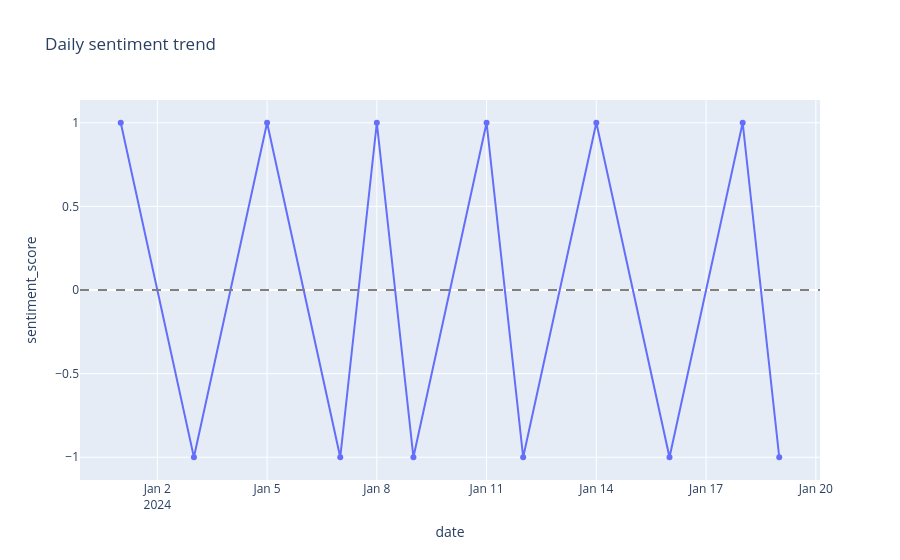

The notebook cell saved with this chart:
### Markdown cell above
## 7) Sentiment score distribution + timeline

### Code cell
score_map = {"positive": 1.0, "negative": -1.0}
df["sentiment_score"] = df["label"].map(score_map)

plt.figure(figsize=(7, 4))
sns.histplot(data=df, x="sentiment_score", bins=5, kde=True)
plt.title("Sentiment score distribution")
plt.tight_layout()
plt.show()

ts = df.sort_values("date").groupby("date", as_index=False)["sentiment_score"].mean()
fig = px.line(ts, x="date", y="sentiment_score", markers=True, title="Daily sentiment trend")
fig.add_hline(y=0, line_dash="dash", line_color="gray")
fig.show()
ts

### Figure 1 — Plotly figure (JSON) as saved in the notebook; plotly's stock layout.template omitted (floating-point values rounded to 4 significant figures)
{"data": [{"hovertemplate": "date=%{x}<br>sentiment_score=%{y}<extra></extra>", "legendgroup": "", "line": {"color": "#636efa", "dash": "solid"}, "marker": {"symbol": "circle"}, "mode": "lines+markers", "name": "", "orientation": "v", "showlegend": false, "type": "scatter", "x": ["2024-01-01T00:00:00", "2024-01-03T00:00:00", "2024-01-05T00:00:00", "2024-01-07T00:00:00", "2024-01-08T00:00:00", "2024-01-09T00:00:00", "2024-01-11T00:00:00", "2024-01-12T00:00:00", "2024-01-14T00:00:00", "2024-01-16T00:00:00", "2024-01-18T00:00:00", "2024-01-19T00:00:00"], "xaxis": "x", "y": [1.0, -1.0, 1.0, -1.0, 1.0, -1.0, 1.0, -1.0, 1.0, -1.0, 1.0, -1.0], "yaxis": "y"}], "layout": {"legend": {"tracegroupgap": 0}, "shapes": [{"line": {"color": "gray", "dash": "dash"}, "type": "line", "x0": 0, "x1": 1, "xref": "x domain", "y0": 0, "y1": 0, "yref": "y"}], "title": {"text": "Daily sentiment trend"}, "xaxis": {"anchor": "y", "domain": [0.0, 1.0], "title": {"text": "date"}}, "yaxis": {"anchor": "x", "domain": [0.0, 1.0], "title": {"text": "sentiment_score"}}}}
